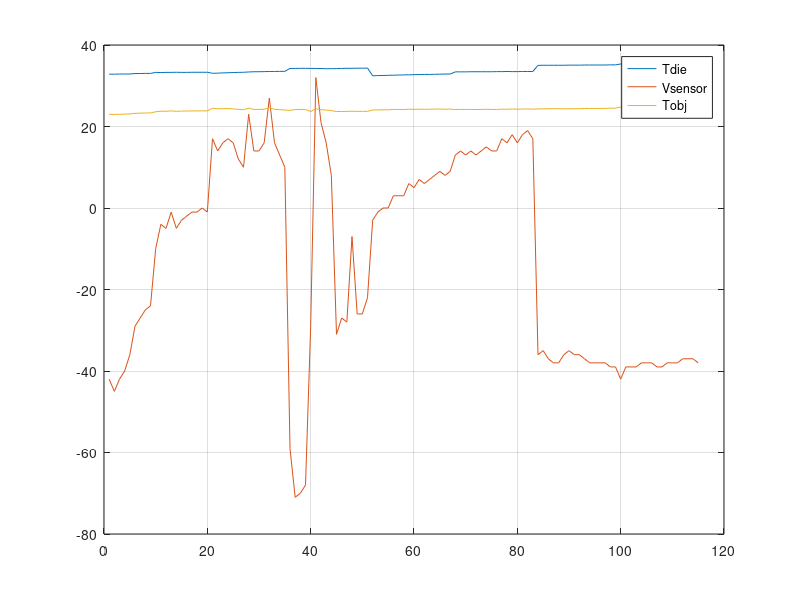

This chart was generated by the following MATLAB code:
clear
clc
format long

%% Trail test data 1 (Collected from 16 participants)
Data1 = csvread('TempCal_TrailDataSet.txt',1,0);
Tdie_test1 = Data1(:,1);
Tdie_test1 = Tdie_test1 + 273.15;
Vsensor_test1 = Data1(:,2);
Vsensor_test1 = Vsensor_test1.*(156.25/1000000000);
Tobj_test1 = Data1(:,3);

%% Curve formula 1 (From TMP006 arduino code)

% B0 = -0.0000294;
% B1 = -0.00000057;
% B2 = 0.00000000463;
% C = 13.4;
% Tref = 298.15;         %25 degC  /  298.15 degK
% A1 = 0.00175;
% A2 = -0.00001678;
% S0 = 13.8e-14;        %  was 6.4    changed to 9.4
% 
% Tdie = Tdie_test2;
% Vsensor = Vsensor_test2;
% 
% Tobj = sqrt(sqrt(Tdie.^4 + ((Vsensor - (B0 + B1.*(Tdie-298.15) + B2.*((Tdie-298.15).^2))) + ...
%     C.*((Vsensor-(B0 + B1.*(Tdie-298.15) + B2.*((Tdie-298.15).^2))).^2))./...
%     (S0.*(1 + A1.*(Tdie-298.15) + A2.*(Tdie-298.15).^2)))) - 273.15;



%% Curve formula 2 (From TMP006 calibration guide)

% B0 = -1.178e-05;
% A1 = 1.750e-03;
% A2 = -1.680e-05;
% S0 = 6.05e-14;        %  was 6.4    changed to 9.4
% 
% Tdie = Tdie_test2;
% Vsensor = Vsensor_test2;
% 
% Tobj = sqrt(sqrt(Tdie.^4 + ((Vsensor - B0))./ ...
%     (S0.*(1 + A1.*(Tdie-298.15) + A2.*(Tdie-298.15).^2)))) - 273.15;

%% Curve formula 3 (From own guesswork)

% B0 = -0.0000294;     %-0.0000294
% B1 = 0.00000257;     %-0.00000057
% B2 = 0;              %0.00000000463
% C = 0;               %13.4
% A1 = 0.00175;
% A2 = 0;              %-0.00001678
% S0 = 9.4e-14;        %  was 6.4    changed to 9.4
% 
% Tdie = Tdie_test1;
% Vsensor = Vsensor_test1;
% 
% Tobj = sqrt(sqrt(Tdie.^4 + (Vsensor - (B0 + B1.*(Tdie - 310.15)))./(S0.*(1 + A1.*(Tdie - 310.15))))) - 273.15;


%% Curve formula 4 (1st order Polynomial)

% p00 =      -252.2;
% p10 =      0.9418;
% p01 =   2.447e+05;
% 
% Tdie = Tdie_test2;
% Vsensor = Vsensor_test2;
% 
% Tobj = p00 + p10*Tdie + p01*Vsensor;

%% Curve formula 4 (2nd order Polynomial)

       p00 =   1.547e+04;%  (5070, 2.586e+04)
       p10 =      -100.6;%  (-168.3, -32.78)
       p01 =   3.142e+07;%  (2.16e+07, 4.124e+07)
       p20 =      0.1638;%  (0.05337, 0.2743)
       p11 =   -1.02e+05;%  (-1.34e+05, -6.998e+04)
       p02 =    8.89e+09;%  (4.435e+09, 1.334e+10)
       
Tdie = Tdie_test1;
Vsensor = Vsensor_test1;

Tobj = p00 + p10*Tdie + p01*Vsensor + p20*Tdie.^2 + p11.*Tdie.*Vsensor + p02*Vsensor.^2;

%% Plotting
figure();
plot(1:length(Tobj), Tdie-273.15); hold on;
plot(1:length(Tobj), Vsensor./(156.25/1000000000));
plot(1:length(Tobj), Tobj); grid;
legend('Tdie','Vsensor','Tobj'); hold off

